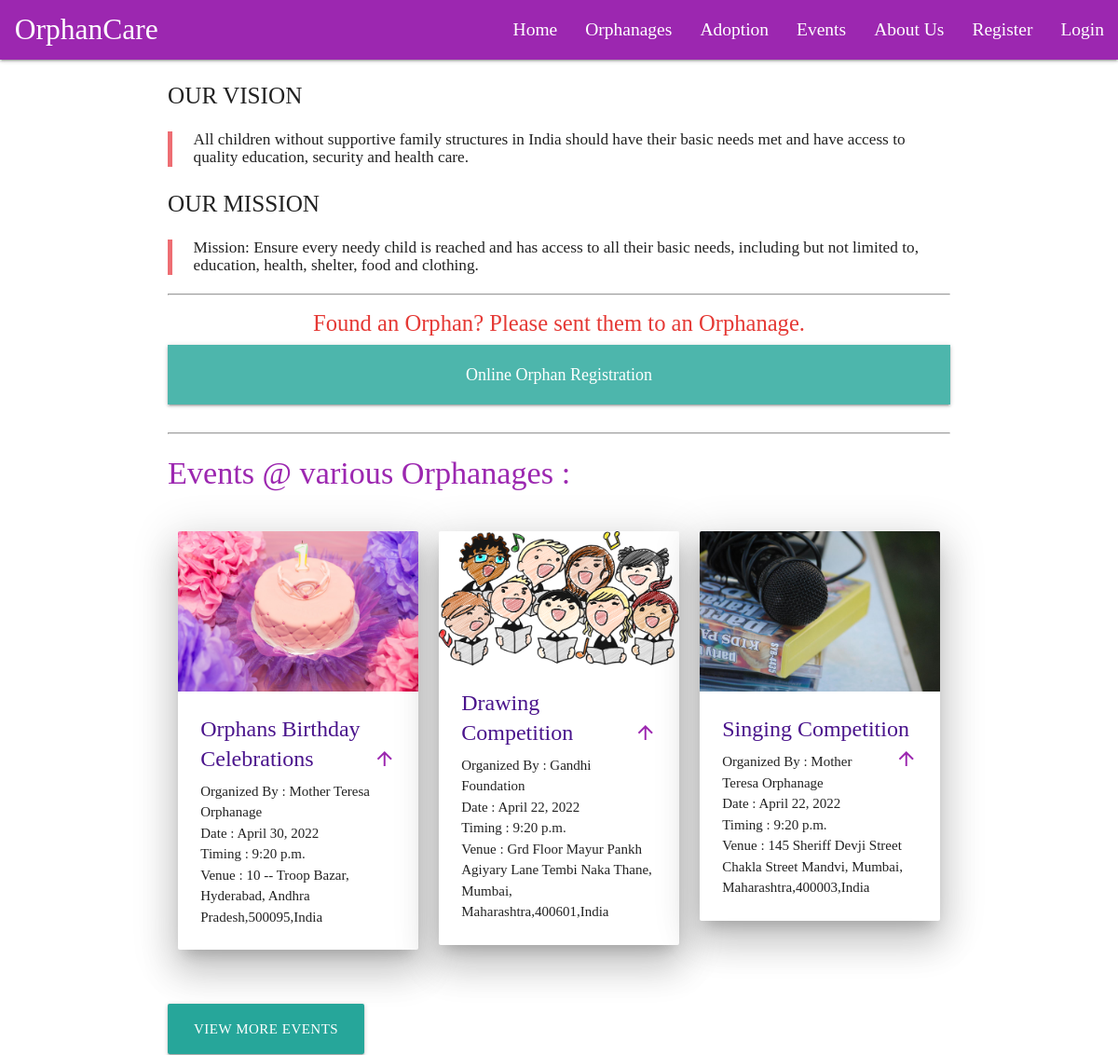
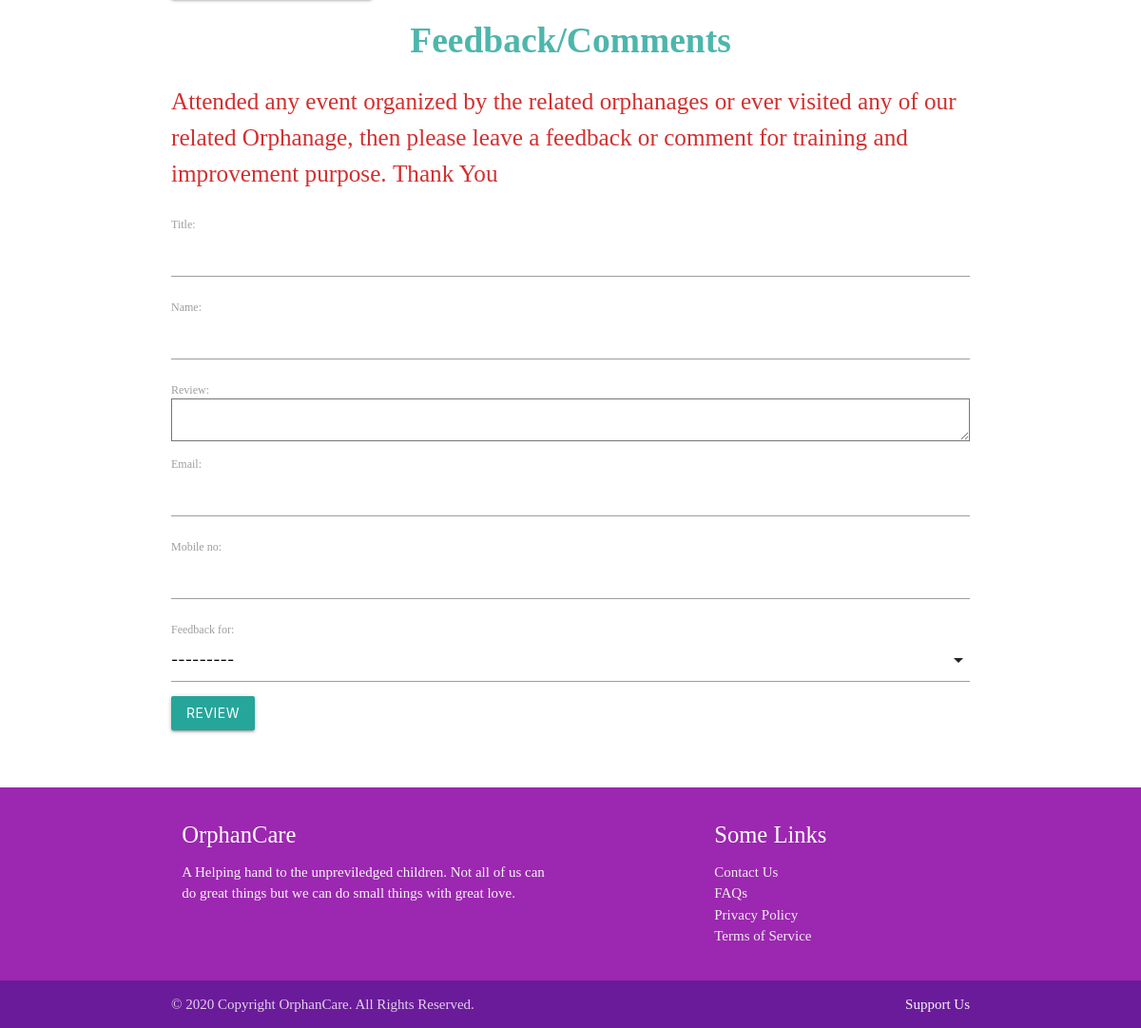
Screenshot of /homepage with the database file from the repository (2 pictures, top to bottom).
### main/models.py (models this page shows, shortened)
class Event(models.Model):
	event_name = models.CharField(max_length=500)
	event_type = models.CharField(max_length=300)
	poster = models.ImageField(default="", upload_to="events/images")
	description = models.TextField()
	event_date = models.DateField(default=datetime.date(datetime.now()))
	event_time = models.TimeField(default=datetime.time(datetime.now()))
	organised_by = models.ForeignKey(Orphanage, on_delete = models.CASCADE)
	venue = models.TextField()

class Orphanage(models.Model):
	orphanage_name = models.CharField(max_length=200)
	image = models.ImageField(upload_to="orphanage/images/")
	establish_date = models.DateField(default=datetime.date(datetime.now()))
	about = models.TextField()
	address = models.TextField()
	state = models.CharField(max_length=35, choices=states_choices)
	contact_no = models.CharField(max_length=15)
	site_url = models.CharField(max_length=200)
	email = models.EmailField(max_length=150)
	children_count = models.PositiveIntegerField(default=0)
	def __str__(self):
		return self.orphanage_name

### main/views.py (the view, shortened to what this page needs)
# urls.py: path("homepage", views.homepage, name="homepage"),
def homepage(request):
	form = forms.FeedbackForm
	events = Event.objects.all()
	context = {'events':events[0:3], 'form':form}
	return render(request=request, template_name = "main/home.html", context = context)

### main/templates/main/home.html (shortened to what this page needs)
{%extends "main/header.html" %}
{% load static %}
{% block content %}
	<h5><p class="flow-text">OUR VISION</p></h5>
	<blockquote>
          <h6>
            All children without supportive family structures in India should have their basic needs met and have access to quality education, security and health care.
          </h6>
    </blockquote>
    <h5>
        <p class="flow-text">OUR MISSION</p>
    </h5>
        <blockquote>
            <h6>
            Mission: Ensure every needy child is reached and has access to all their basic needs, including but not limited to, education, health, shelter, food and clothing.
            </h6>
        </blockquote>
    <hr>
   <h5 class="red-text center-align text-darken-1">Found an Orphan? Please sent them to an Orphanage.</h5>
    <nav class="teal lighten-2">
        <a href="{% url 'main:admit_orphan' %}" class="breadcrumb">
            <div class="col s12 center-align">
                Online Orphan Registration
            </div>
        </a>
    </nav>
    <br>
    <hr>
    <h4 class="left-align purple-text">Events @ various Orphanages :</h4>
    <br>
    <div class="row">
    {% for eve in events %}
        <div class="col s12 m6 l4">
            <div class="card z-depth-5">
                <div class="card-image">
                    <img src="{{eve.poster.url}}">
                </div>
                <div class="card-content">
                    <span class="card-title activator purple-text text-darken-4">{{eve.event_name}}
                        <i class="purple-text material-icons right">arrow_upward</i>
                    </span>
                    <p><strong>Organized By :</strong> {{eve.organised_by.orphanage_name}}</p>
                    <p><strong>Date :</strong> {{eve.event_date}}</p>
                    <p><strong>Timing :</strong> {{eve.event_time}}</p>
                    <p><strong>Venue :</strong> {{eve.venue}}</p>
                </div>
            </div>
        </div>
    {% endfor %}
    </div>
    <br>
        <a href='/events' class="waves-effect waves-light btn-large">View More Events</a>
    <br>
    <div>
        <h4 style="font-weight: bold; font-size: 250%" class="flow-text teal-text text-lighten-2 center-align">
            Feedback/Comments
        </h4>
    </div>
    <p class="flow-text red-text text-darken-2">
        Attended any event organized by the related orphanages or ever visited any of our related Orphanage,
    then please leave a feedback or comment for training and improvement purpose. <strong>Thank You</strong></p>
    <form method="POST" class="input-field" enctype="multipart/form-data">
        {{form.as_p}}
        <button class="btn", type="submit">
            Review
        </button>
    </form>
    <br>
    <br>
{% endblock %}

### main/templates/main/header.html (shortened to what this page needs)
{% extends "main/base.html" %}
{% block base %}
	<nav class="purple">
	    <div class="nav-wrapper">
	      <a href="#!" class="brand-logo"> &nbsp; OrphanCare</a>
	      <ul class="right hide-on-med-and-down">
	        <li><a style="font-size:130%" href="/homepage">Home</a></li>
        	<li><a style="font-size:130%"  href="/orphanages">Orphanages</a></li>
        	<li><a style="font-size:130%"  href="{% url 'main:adoption' %}">Adoption</a></li>
        	<li><a style="font-size:130%"  href="/events">Events</a></li>
        	<li><a style="font-size:130%"  href="/about_us">About Us</a></li>
	        {% if user.is_authenticated %}
	             <li>
	             	<a style="font-size:130%" data-target="modal1" class=" pink darken-3 modal-trigger">{{user.username|title}}</a>
	             </li>
	             <li>
	             		<a class="pink darken-4" style="font-size:130%" href="/logout">Logout</a>
	             	</li>
	        {% else %}
	        	<li><a style="font-size:130%" href="/register">Register</a></li>
	            <li><a style="font-size:130%"  href="/login">Login</a></li>
	        {% endif %}
	      </ul>
	    </div>
  	</nav>
    <div class="container">
    	{% block content %}
	    {% endblock %}
    </div>
    <footer class="page-footer purple">
    <div class="container">
      <div class="row">
        <div class="col l6 s12">
          <h5 class="white-text">OrphanCare</h5>
          <p class="grey-text text-lighten-4"><strong>A Helping hand to the unpreviledged children. </strong> Not all of us can do great things but we can do small things with great love.</p>
        </div>
        <div class="col l4 offset-l2 s12">
          <h5 class="white-text">Some Links</h5>
          <ul>
            <li><a class="grey-text text-lighten-3" href="#!">Contact Us</a></li>
            <li><a class="grey-text text-lighten-3" href="#!">FAQs</a></li>
            <li><a class="grey-text text-lighten-3" href="#!">Privacy Policy</a></li>
            <li><a class="grey-text text-lighten-3" href="#!">Terms of Service</a></li>
          </ul>
        </div>
      </div>
    </div>
    <div class="footer-copyright purple darken-3">
      <div class="container">
      © 2020 Copyright OrphanCare. All Rights Reserved.
      <a class="grey-text text-lighten-4 right" href="#!">Support Us</a>
      </div>
    </div>
  </footer>
{% endblock %}

### main/templates/main/base.html (shortened to what this page needs)
<head>
    <link rel="stylesheet" href="https://cdnjs.cloudflare.com/ajax/libs/materialize/1.0.0/css/materialize.min.css">
</head>
<body>
  	{% block base %}
  	{% endblock %}
</body>

### main/templates/main/base.html (style rules this page uses)
body { font-family: Algerian; }

### rows the page displays
Event: poster (picture), event_name "Orphans Birthday Celebrations", organised_by.orphanage_name "Mother Teresa Orphanage", event_date "April 30, 2022", event_time "9:20 p.m.", venue "10 -- Troop Bazar, Hyderabad, Andhra Pradesh,500095,India"
Event: poster (picture), event_name "Drawing Competition", organised_by.orphanage_name "Gandhi Foundation", event_date "April 22, 2022", event_time "9:20 p.m.", venue "Grd Floor Mayur Pankh Agiyary Lane Tembi Naka Thane, Mumbai, Maharashtra,400601,India"
Event: poster (picture), event_name "Singing Competition", organised_by.orphanage_name "Mother Teresa Orphanage", event_date "April 22, 2022", event_time "9:20 p.m.", venue "145 Sheriff Devji Street Chakla Street Mandvi, Mumbai, Maharashtra,400003,India"
